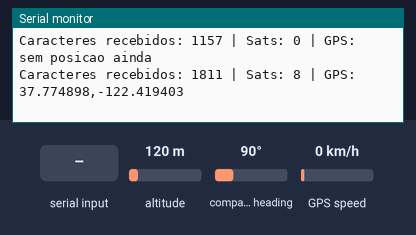
Bench run of a sketch on a simulated Arduino Mega 2560, built with avr-gcc and run on an emulated ATmega2560. Shown: the last lines printed to the serial monitor. The inputs (shaded band) are chosen by the test bench; at power-on: altitude 120 m, compass heading 90°, GPS speed 0 km/h. The GPS gets a fix after 3 s at 37.7749, -122.4194 with 8 satellites.

Above: at 3.2 s.
3.3 s: altitude set to 20 m
At 4.5 s:
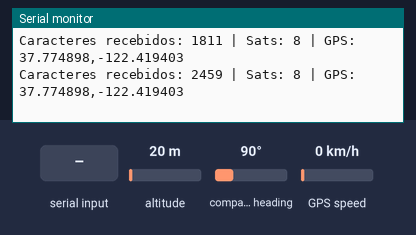
4.8 s: "1" received over the second serial link
At 5.9 s:
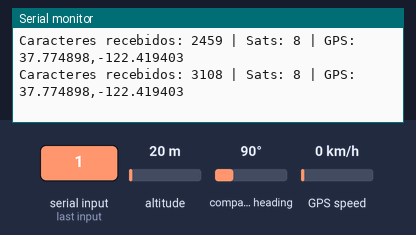
6.3 s: compass heading set to 7°
At 7.6 s:
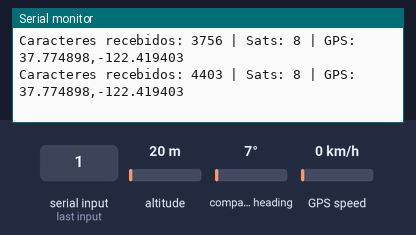
7.8 s: GPS speed set to 30 km/h
At 8.8 s:
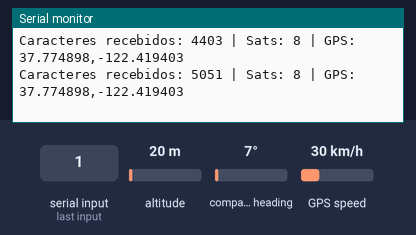
9.3 s: "0" received over the second serial link
At 10.9 s:
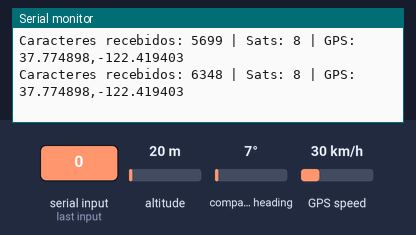
Timing chart, 0 to 11.8 s (numbered marks = the images above; inputs shaded):
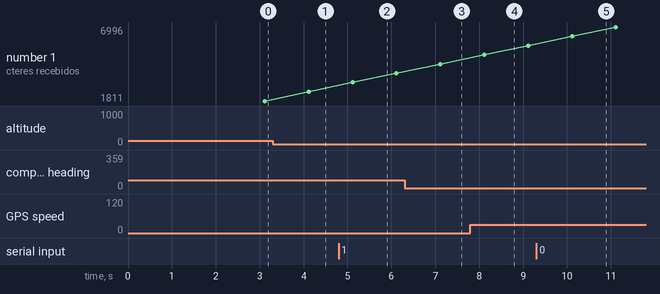

Measured:
- after the input at 3.3 s, the serial monitor: prints a new line after 0.81 s (image 1)
- after the input at 4.8 s, the serial monitor: prints a new line after 0.31 s (image 2)
- after the input at 6.3 s, the serial monitor: prints a new line after 0.81 s (image 3)
- after the input at 7.8 s, the serial monitor: prints a new line after 0.31 s (image 4)
- after the input at 9.3 s, the serial monitor: prints a new line after 0.81 s (image 5)
- plotted number 1: 1811 → 2459 after the input at 3.3 s, 2459 → 3756 after the input at 4.8 s, 3756 → 4403 after the input at 6.3 s, 4403 → 5699 after the input at 7.8 s, 5699 → 6996 after the input at 9.3 s

The sketch:

Teste_GPS_Direto_Mega.ino
```cpp
/*
  Teste do GPS NEO-6M ligado direto no Arduino Mega.

  Biblioteca para instalar:
  - TinyGPSPlus

  Ligacoes recomendadas:
  VCC GPS -> 3.3V ou 5V, conforme o seu modulo aceitar
  GND GPS -> GND Mega
  TX GPS  -> RX1 pino 19 Mega

  O fio RX do GPS pode ficar desligado. Para ler localizacao, o Mega so
  precisa receber o TX do GPS.
*/

#include <TinyGPSPlus.h>

TinyGPSPlus gps;
unsigned long ultimoRelatorio = 0;

void setup() {
  Serial.begin(9600);
  Serial1.begin(9600);

  Serial.println("Teste GPS direto iniciado");
  Serial.println("GPS TX -> Mega RX1 pino 19");
  Serial.println("Aguarde alguns minutos em local aberto para fixar satelites.");
}

void loop() {
  while (Serial1.available()) {
    gps.encode(Serial1.read());
  }

  if (millis() - ultimoRelatorio >= 1000) {
    ultimoRelatorio = millis();

    Serial.print("Caracteres recebidos: ");
    Serial.print(gps.charsProcessed());
    Serial.print(" | Sats: ");
    Serial.print(gps.satellites.isValid() ? gps.satellites.value() : 0);
    Serial.print(" | GPS: ");

    if (gps.location.isValid()) {
      Serial.print(gps.location.lat(), 6);
      Serial.print(",");
      Serial.println(gps.location.lng(), 6);
    } else {
      Serial.println("sem posicao ainda");
    }
  }
}
```
